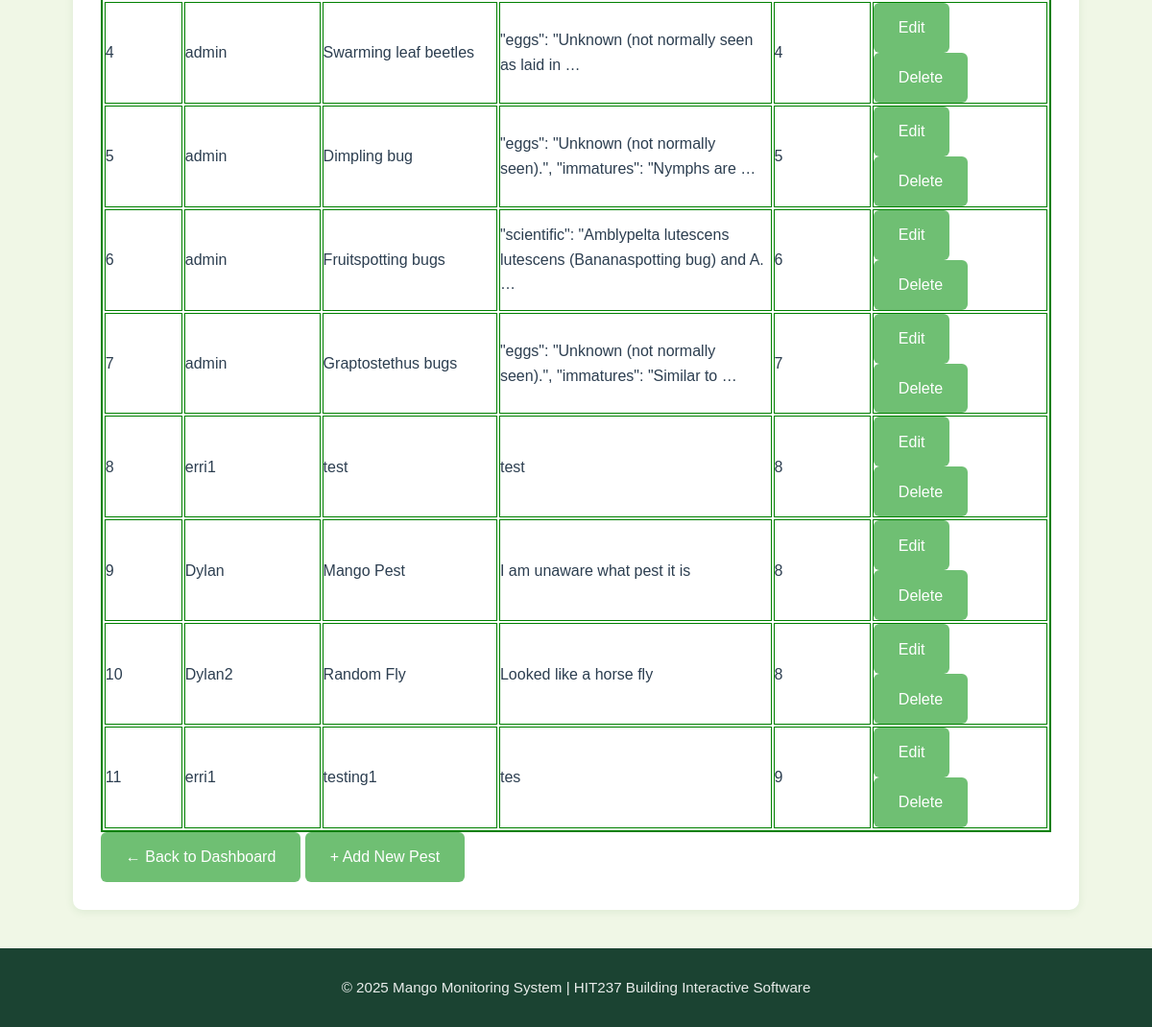
Page /myfarms/pests/ (signed in, lower part) on the earlier database version.
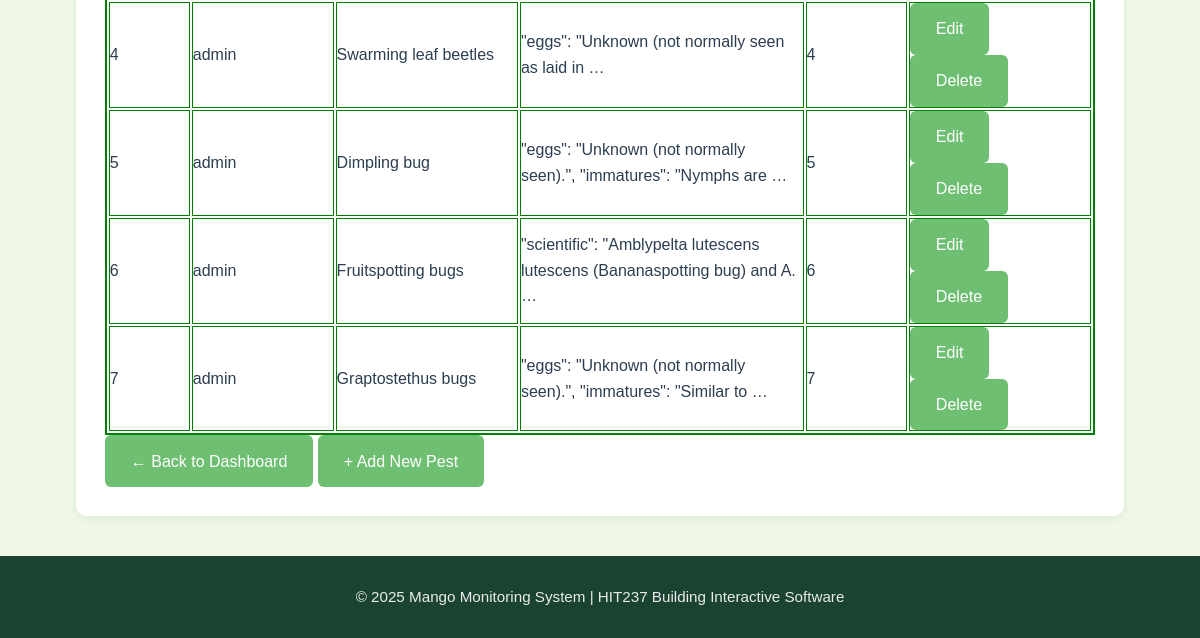
Same page on the later database version.
### App2/models.py (models this page shows, shortened)
class Pest(models.Model):
    name = models.CharField(max_length=100)
    description = models.TextField()
    reference_pest_id = models.IntegerField(null=True, blank=True,help_text="ID from reference pest database if identified")
    created_by = models.ForeignKey(User, on_delete=models.SET_NULL, null=True)

### App2/views.py (the view)
# urls.py: path('pests/', views.PestListView.as_view(), name='pest-list'),
class PestListView(LoginRequiredMixin, ListView):
    model = Pest
    template_name = 'app2/pest_list.html'
    context_object_name = 'pests'
    def get_queryset(self):
        if self.request.user.is_superuser:
            user_filter = self.request.GET.get('user_filter', 'all')
            if user_filter != 'all':
                try:
                    user_id = int(user_filter)
                    return Pest.objects.filter(created_by_id=user_id)
                except (ValueError, TypeError):
                    return Pest.objects.all()
            else:
                return Pest.objects.all()
        else:
            return Pest.objects.filter(created_by=self.request.user)
    def get_context_data(self, **kwargs):
        context = super().get_context_data(**kwargs)
        if self.request.user.is_superuser:
            context['users'] = User.objects.all()
            context['current_user_filter'] = self.request.GET.get('user_filter', 'all')
            context['is_superuser'] = True
        else:
            context['is_superuser'] = False
        return context

### App2/templates/App2/pest_list.html (shortened to what this page needs)
{% extends 'app2/base.html' %}
{% block content %}
<div class="card shadow-sm p-3">
  {% if pests %}
  <div class="summary-table-container mb-4">
   <table class="table w-auto text-center" style="border: 2px solid green;">
    <div class="stat-item" style="flex: 1; text-align: center; padding: 0 10px; border-right: 1px solid #eee;">
      <tbody>
        </div>
        {% for pest in pests %}
        <tr>
          <td style="border: 1px solid green;">{{ forloop.counter }}</td>
          {% if is_superuser %}<td style="border: 1px solid green;">{{ pest.created_by.username }}</td>{% endif %}
          <td style="border: 1px solid green;">{{ pest.name }}</td>
          <td style="border: 1px solid green;">{{ pest.description|truncatewords:8 }}</td>
          <td style="border: 1px solid green;">
            {% if pest.reference_pest_id %}
              {{ pest.reference_pest_id }}
            {% else %}
              -
            {% endif %}
          </td>
          <td style="border: 1px solid green;">
            <a href="{% url 'App2:pest-update' pest.id %}" class="btn btn-success btn-sm">Edit</a>
            <a href="{% url 'App2:pest-delete' pest.id %}" class="btn btn-sm btn-outline-danger">Delete</a>
          </td>
        </tr>
        {% endfor %}
    </table>
  </div>
  <a href="{% url 'App2:profile' %}" class="btn btn-outline-success">← Back to Dashboard</a>
  <a href="{% url 'App2:pest-create' %}" class="btn btn-success">+ Add New Pest</a>
  {% else %}
  <div class="alert alert-warning" role="alert">
    No pest records found.
  </div>
  {% endif %}
</div>
{% endblock %}

Differences in the rows shown:
removed Pest: created_by.username "erri1", name "test", description "test", reference_pest_id "8"
removed Pest: created_by.username "Dylan", name "Mango Pest", description "I am unaware what pest it is", reference_pest_id "8"
removed Pest: created_by.username "Dylan2", name "Random Fly", description "Looked like a horse fly", reference_pest_id "8"
removed Pest: created_by.username "erri1", name "testing1", description "tes", reference_pest_id "9"
